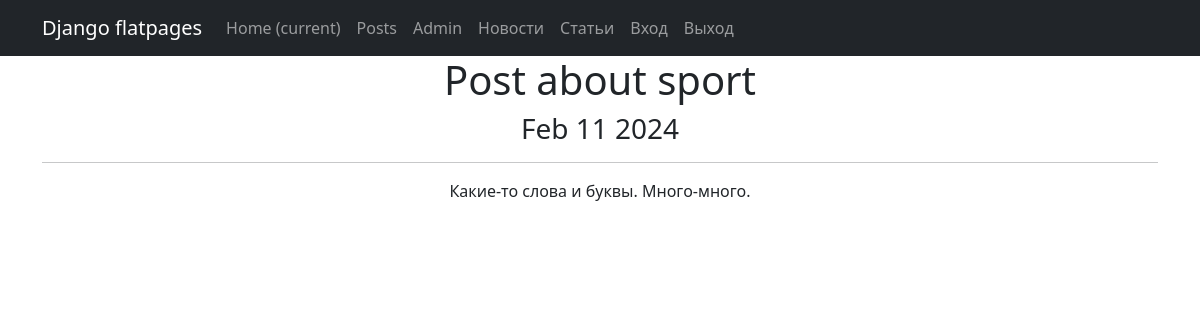
The page /1 on the database its author committed.
### newsapp/models.py (models this page shows, shortened)
class Post(models.Model):
    article = 'AR'
    news = 'NW'
    postAuthor = models.ForeignKey(Author, on_delete=models.CASCADE)
    postType = models.CharField(max_length=2, choices=POSITION, default=article)
    time_in = models.DateTimeField(auto_now_add=True)
    categories = models.ManyToManyField(Category, through='PostCategory')
    title = models.CharField(max_length=255)
    text = models.TextField(default='Контент')
    rating = models.IntegerField(default=0)

### newsapp/views.py (the view)
# urls.py: path('<int:pk>', PostDetails.as_view(), name = 'post_detail'),
class PostDetails(DetailView):
    model = Post
    template_name = 'post.html'
    context_object_name = 'post'

### newsapp/templatetags/censor.py (called while the page is built)
@register.filter()
def cenz(some_string):
    lst = some_string.split(' ')
    for i in range(len(lst)):
        lstr = lst[i].lower()
        for j in cnz_list:
            if j in lstr:
                sh = ''
                l = len(lstr)-1
                ind = lstr.index(j)
                for k in range(l):
                    sh += '*'
                lst[i] = lstr[ind]+sh
    return ' '.join(lst)

### templates/post.html (shortened to what this page needs)
{% extends 'flatpages/default.html' %}
{% load censor %}
{% block content %}
<h1>{{ post.title|cenz }}</h1>
<h3>{{ post.time_in|date:'M d Y' }}</h3>
<hr>
    {{ post.text|cenz }}
{% endblock content %}

### rows shown on the page
Post: title|cenz "Post about sport", time_in "Feb 11 2024", text|cenz "Какие-то слова и буквы. Много-много."
